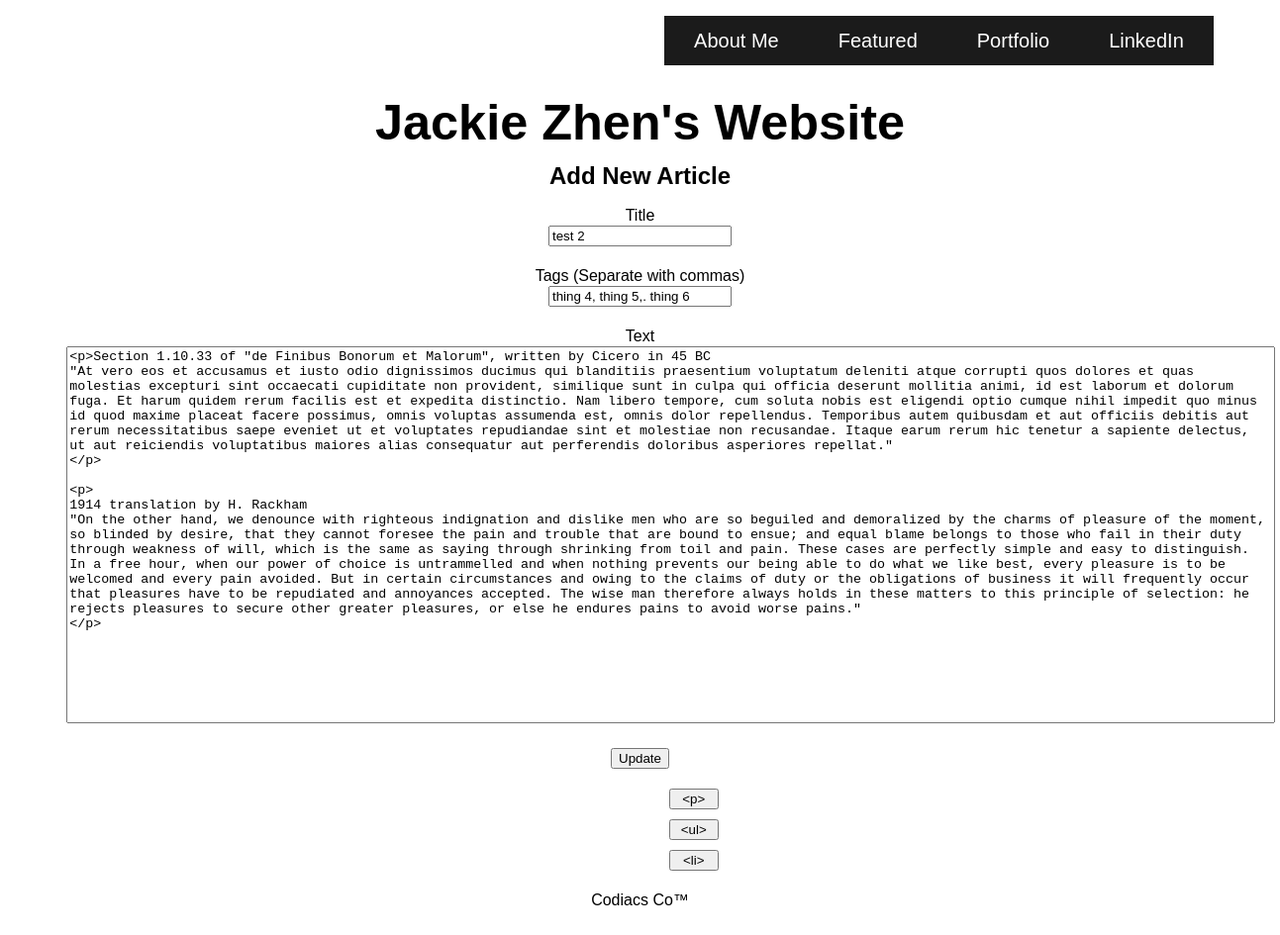
/edit/2 (signed in), run on the app's committed database.
### application.py (models this page shows, shortened)
class Article(db.Model):
    id = db.Column(db.Integer, primary_key = True)
    title = db.Column(db.String(200), unique=True)
    content = db.Column(db.String(5000), nullable=False) #5000 character limit for now
    tags = db.Column(db.String(500), nullable=False) #gonna make this comma separated lol
    date_created = db.Column(db.DateTime, default=datetime.utcnow)

### application.py (the view)
@application.route("/edit/<int:id>", methods=['POST', 'GET'])
def edit(id):
    article_to_edit = Article.query.get_or_404(id)
    if request.method == "POST":
        article_to_edit.title = request.form['title_form']
        article_to_edit.content = request.form['content_form']
        article_to_edit.tags = request.form['tag_form']
        try:
            db.session.commit()
            return redirect("/")
        except:
            return 'Error editing article'
    else:
        if session.get('logged_in') == True:
            return render_template("edit.html", article=article_to_edit)
        else:
            return redirect("/login.html")

### templates/edit.html (shortened to what this page needs)
{% extends "base.html" %}
{% block body %}
<div>
    <form method="POST" id="article_form">
        <h2>Add New Article</h2>
        <label>Title</label><br>
        <input type="text" name="title_form" value="{{ article.title }}"><br><br>
        <label>Tags (Separate with commas)</label><br>
        <input type="text" name="tag_form" value="{{ article.tags }}"><br><br>
        <label>Text</label><br>
        <textarea rows="25" cols="150" name="content_form" id="article_content_input">{{ article.content }}</textarea><br><br>
        <input type="submit" method="POST" value="Update" class="article_submit">
        <div class="tag_insertions">
            <div>
                <input type="button" value="<p>" onclick="insertAtCaret('article_content_input', '<p></p>')">
                <input type="button" value="<ul>" onclick="insertAtCaret('article_content_input', '<ul></ul>')">
                <input type="button" value="<li>" onclick="insertAtCaret('article_content_input', '<li></li>')">
            </div>
        </div>
    </form>
</div>
{% endblock %}

### static/css/main.css (style rules this page uses)
body, html { line-height: 20px; margin-left: 2.6vw; margin-right: 2.6vw; font-family: sans-serif; }
div { text-align:center }
textarea { resize: none }
.tag_insertions { display:flex; flex-direction:row; justify-content: flex-end; margin-right:500px; margin-top:0px; }
.tag_insertions > div { float:right; }
.tag_insertions * { width:50px; margin-top:10px; }
.article_submit { margin-bottom: 0px; display:inline; }

### data on the page
Article: title_form "test 2", tag_form "thing 4, thing 5,. thing 6", content_form "<p>Section 1.10.33 of \"de Finibus Bonorum et Malorum\", written by Cicero in 45 BC \"At vero eos et accusamus et iusto odio dignissimos ducimus qui blanditiis praesentium voluptatum deleniti atque corrupti quos dolores et quas molestias excepturi sint occaecati cupiditate non provident, similique sunt in culpa qui officia deserunt mollitia animi, id est laborum et dolorum fuga. Et harum quidem rerum facilis est et expedita distinctio. Nam libero tempore, cum soluta nobis est eligendi optio cumque nihil impedit quo minus id quod maxime placeat facere possimus, omnis voluptas assumenda est, omnis dolor repellendus. Temporibus autem quibusdam et aut officiis debitis aut rerum necessitatibus…"
